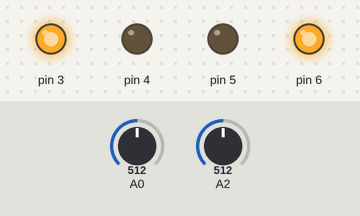
The sketch below on a simulated Arduino Uno, built with avr-gcc and run on an emulated ATmega328P. On the bench: output pins drawn as LEDs (lit = HIGH). The inputs (shaded band) are chosen by the test bench; at power-on: A0 = 512, A2 = 512.

Above: at 0.8 s.
0.9 s: A0 set to 485
At 1.9 s:
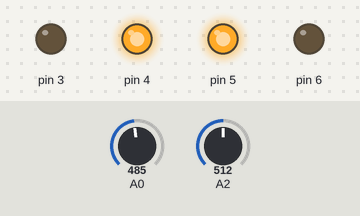
2.4 s: A0 set to 510
At 3.1 s:
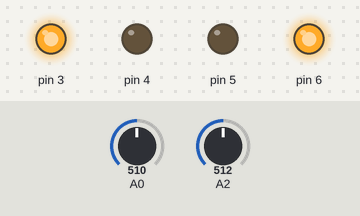
3.9 s: A0 set to 490
At 4.2 s:
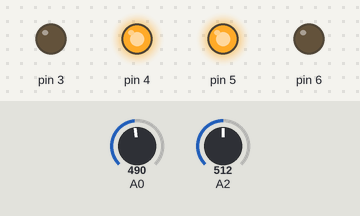
Timing chart, 0 to 6.9 s (numbered marks = the images above; inputs shaded):
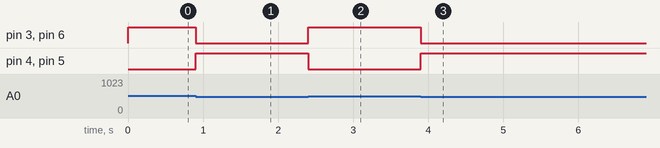

Measured:
- the behaviour switches between 500 and 499 on A0 (found by bisection; images 0 and 1)
- after the input at 0.9 s, pin 3, pin 6: HIGH → LOW at once; pin 4, pin 5: LOW → HIGH at once
- after the input at 2.4 s, pin 3, pin 6: LOW → HIGH at once; pin 4, pin 5: HIGH → LOW at once
- after the input at 3.9 s, pin 3, pin 6: HIGH → LOW at once; pin 4, pin 5: LOW → HIGH at once

The sketch:

sketch_nov19a.ino
```cpp
//Nomes: Felipe - Geovanne - Nickolas - Victor
//RA:    152799    185335     185823    191068

/*
    ReadAdc(0) = pinSensorEsq;
    ReadAdc(1) = pinSensorMaisEsq;
    ReadAdc(2) = pinSensorDir;
    ReadAdc(3) = pinSensorMaisDir;

    OCR0A pertence a PD6 (MotorDireita).
    OCR0B pertence a PD5 (MotorEsqueda).

    Função InitAdc é responsável por habilitar a conversão de sinal analógico para digital.
    Função ReadAdc é responsável por ler o valor registrado no ADC (analogRead).

    O loop sempre efetuará a verificação dos sensores, caso entre em uma das condições
    os motores terão suas rotações PWM alteradas de acordo com cada condição.
*/

#define F_CPU 16400000
#include <stdio.h>
#include <avr/io.h>


#define SETA_BIT(byte, bit) byte |= (1 << bit)
#define ZERA_BIT(byte, bit) byte &= ~(1<<bit)


int valorSensorEsq, valorSensorMaisEsq, valorSensorDir, valorSensorMaisDir;
int velocidadePrincipal = 60;

void InitAdc()
{
  ADMUX |= (1<<REFS0);
  ADCSRA |= (1<<ADPS2) | (1<<ADPS1) | (1<<ADPS0) | (1<<ADEN); //Habilitando o ADC e definindo prescaler para 128.
}

uint16_t ReadAdc(uint8_t ADCchanel)
{
  ADMUX = (ADMUX & 0xF0) | (ADCchanel & 0x0F);
  ADCSRA |= (1<<ADSC); //Single mode.

  while (ADCSRA & (1<<ADSC));
  return ADC;
}

void mudaLed(char statusLed)
{
  switch (statusLed)
  {
    case 0:
      SETA_BIT(PORTD, PD3);
      SETA_BIT(PORTD, PD4);
      break;
    case 1:
      SETA_BIT(PORTD, PD3);
      ZERA_BIT(PORTD, PD4);
      break;
    case 2:
      ZERA_BIT(PORTD, PD3);
      SETA_BIT(PORTD, PD4);
      break;
  }
}

int main(void)
{
  Serial.begin(9640);
  SETA_BIT(DDRD, PD6); //Define a porta D6 como saída.
  SETA_BIT(DDRD, PD5); //Define a porta D5 como saída.
  SETA_BIT(DDRD, PD4); //Define a porta D4 como saída (led direita).
  SETA_BIT(DDRD, PD3); //Define a porta D3 como saída (led esquerda).

  OCR0A = 125;  //OCR0A pertence a PD6 (MotorEsquerda).
  OCR0B = 125;  //OCR0B pertence a PD5 (MotorDireita).

  TCCR0A |= (1<<COM0A1) | (1<<WGM01) | (1<<WGM00); //Non-inverting fast pwm modo 3 Motor Esquerda.
  SETA_BIT(TCCR0B, CS00); //No prescaler.

  TCCR0A |= (1<<COM0B1) | (1<<WGM01) | (1<<WGM00); //Non-inverting fast pwm modo 3 Motor Direita.
  SETA_BIT(TCCR0B, CS00); //No prescaler.

  InitAdc();
  while(1)
  {
    /*
    Serial.print("motorEsq: ");
    Serial.println(ReadAdc(0));
    //Serial.print("motorMaisEsq: ");
    //Serial.println(ReadAdc(1));
    //Serial.print("motorDir: ");
    //Serial.println(ReadAdc(2));
    //Serial.print("motorMaisDir: ");
    //Serial.println(ReadAdc(3));
    delay(5000);
    */

    if ((ReadAdc(2) <= 500) && (ReadAdc(0) <= 500) && (ReadAdc(3) <= 500) && (ReadAdc(1) <= 500))
    {
      // Anda reto
      OCR0A = 75;  //75 - 95 - 125(max) bom valor
      OCR0B = 75;
      SETA_BIT(PORTD, PD4);
      SETA_BIT(PORTD, PD3);
      mudaLed(0);

    }
    /*
    else if (ReadAdc(0) >= 500 && ReadAdc(1) >= 500)
    {
      // Vira direita
      OCR0A = 255;
      OCR0B = 0;
      SETA_BIT(PORTD, PD4);
      ZERA_BIT(PORTD, PD3);
      mudaLed(1);
      _delay_ms(3000);
    }
    else if (ReadAdc(2) >= 500 && ReadAdc(3) >= 500)
    {
      // Vira esqueda
      OCR0A = 0;
      OCR0B = 255;
      mudaLed(2);
      _delay_ms(3000);
    }*/
    else if (ReadAdc(0) >= 500) //Sensor Esquerdo
    {
      // Vira direita
      OCR0A = 255;
      OCR0B = 0;
      mudaLed(1);
    }
    else if (ReadAdc(2) >= 500) //Sensor Direito
    {
      // Vira esquerda
      OCR0A = 0;     //25 foi bem
      OCR0B = 255;
      mudaLed(2);
    }
    else if (ReadAdc(1) >= 500) //Sensor MaisEsquerdo
    {
      // Vira direita
      OCR0A = 255;
      OCR0B = 0;
      mudaLed(1);
      _delay_ms(640);
    }
    else if (ReadAdc(3) >= 500) //Sensor MaisDireito
    {
      // Vira esqueda
      OCR0A = 0;
      OCR0B = 255;
      mudaLed(2);
      _delay_ms(640);
    }
  }
}
```
